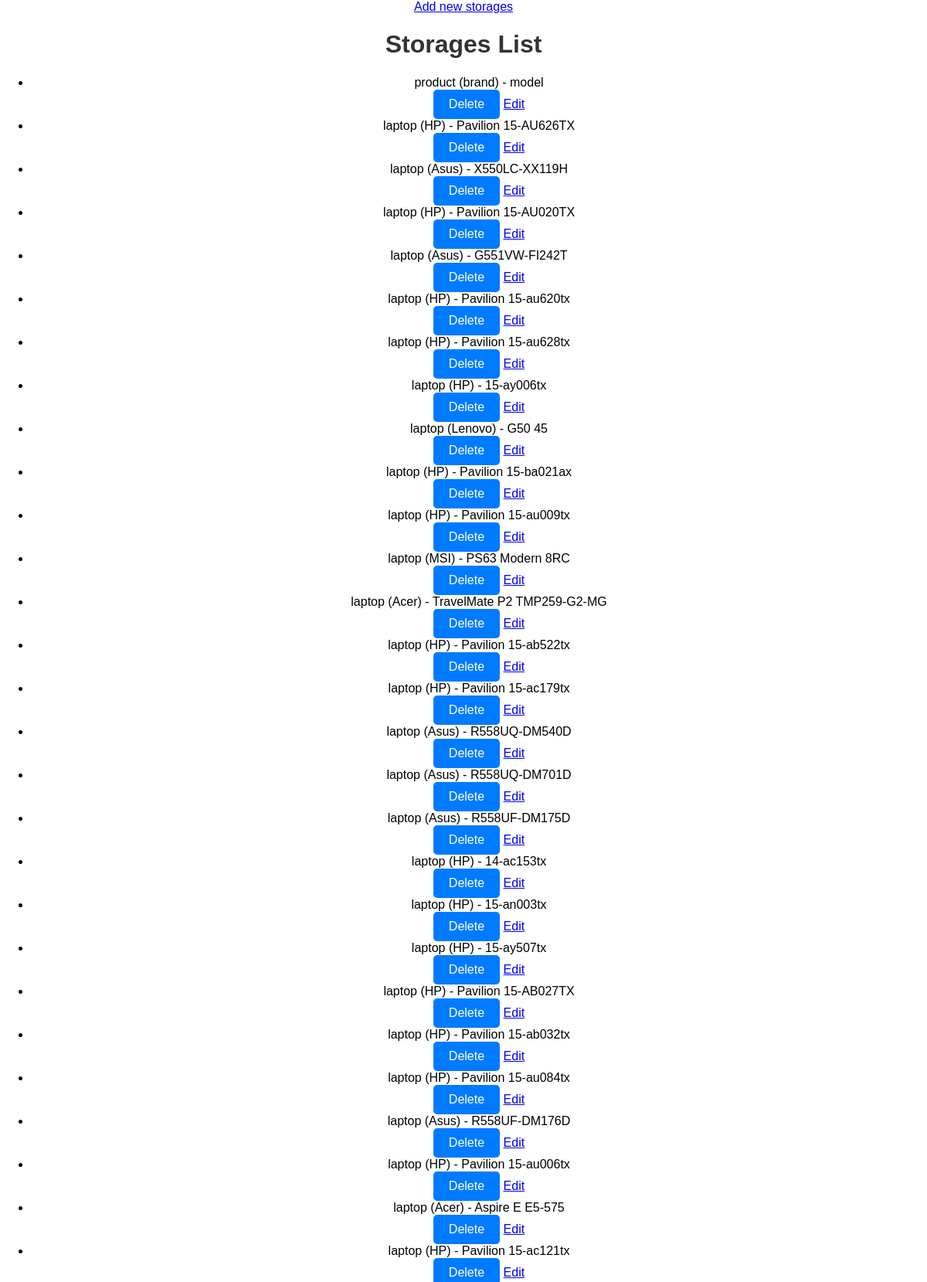
The app's page /editStorages (upper part) with its own data.
### tables this page shows
CREATE TABLE storages (id int primary key, product varchar(100), brand varchar(200), rating varchar(10), model varchar(500), picture varchar(1000), price varchar(100), RAM varchar(100), details varchar(1000));

### app.py (the view)
@app.route('/editStorages')
def editStorages():
    connection = get_db_connection()
    cursor = connection.cursor()
    cursor.execute('SELECT * FROM storages')
    storages = cursor.fetchall()
    connection.close()
    return render_template('Admin/Storages/index.html', storages=storages)

### app.py (called while the page is built)
def get_db_connection():
    connection = sqlite3.connect(db_file)
    connection.row_factory = sqlite3.Row
    return connection

### templates/Admin/Storages/index.html (shortened to what this page needs)
<!DOCTYPE html>
<html lang="en">
<head>
    <link rel="stylesheet" href="{{ url_for('static', filename='styles.css') }}">
</head>
<body>
    <a href="/add">Add new storages</a>
    <h1>Storages List</h1>
    <div class="menu">
        <ul>
            {% for storage in storages %}
                <li>
                    {{ storage['product'] }} ({{ storage['brand'] }}) - {{ storage['model'] }}</li>
                    <form action="/delete/{{ storage['id'] }}" method="post" style="display: inline">
                        <button type="submit">Delete</button>
                    </form>
                    <a href="/edit/{{ storage['id'] }}">Edit</a>
            {% endfor %}
        </ul>
    </div>
</body>
</html>

### static/styles.css (style rules this page uses)
body { font-family: Arial, sans-serif; text-align: center; margin: 0; padding: 0; }
h1 { color: #333; }
form { margin-top: 20px; }
button { padding: 10px 20px; background-color: #007bff; color: #fff; border: none; border-radius: 5px; font-size: 16px; cursor: pointer; }

### records on screen
storages: product "product", brand "brand", model "model"
storages: product "laptop", brand "HP", model "Pavilion 15-AU626TX"
storages: product "laptop", brand "Asus", model "X550LC-XX119H"
storages: product "laptop", brand "HP", model "Pavilion 15-AU020TX"
storages: product "laptop", brand "Asus", model "G551VW-FI242T"
storages: product "laptop", brand "HP", model "Pavilion 15-au620tx"
storages: product "laptop", brand "HP", model "Pavilion 15-au628tx"
storages: product "laptop", brand "HP", model "15-ay006tx"
storages: product "laptop", brand "Lenovo", model "G50 45"
storages: product "laptop", brand "HP", model "Pavilion 15-ba021ax"
storages: product "laptop", brand "HP", model "Pavilion 15-au009tx"
storages: product "laptop", brand "MSI", model "PS63 Modern 8RC"
storages: product "laptop", brand "Acer", model "TravelMate P2 TMP259-G2-MG"
storages: product "laptop", brand "HP", model "Pavilion 15-ab522tx"
storages: product "laptop", brand "HP", model "Pavilion 15-ac179tx"
storages: product "laptop", brand "Asus", model "R558UQ-DM540D"
storages: product "laptop", brand "Asus", model "R558UQ-DM701D"
storages: product "laptop", brand "Asus", model "R558UF-DM175D"
storages: product "laptop", brand "HP", model "14-ac153tx"
storages: product "laptop", brand "HP", model "15-an003tx"
storages: product "laptop", brand "HP", model "15-ay507tx"
storages: product "laptop", brand "HP", model "Pavilion 15-AB027TX"
storages: product "laptop", brand "HP", model "Pavilion 15-ab032tx"
storages: product "laptop", brand "HP", model "Pavilion 15-au084tx"
storages: product "laptop", brand "Asus", model "R558UF-DM176D"
storages: product "laptop", brand "HP", model "Pavilion 15-au006tx"
storages: product "laptop", brand "Acer", model "Aspire E E5-575"
storages: product "laptop", brand "HP", model "Pavilion 15-ac121tx"
